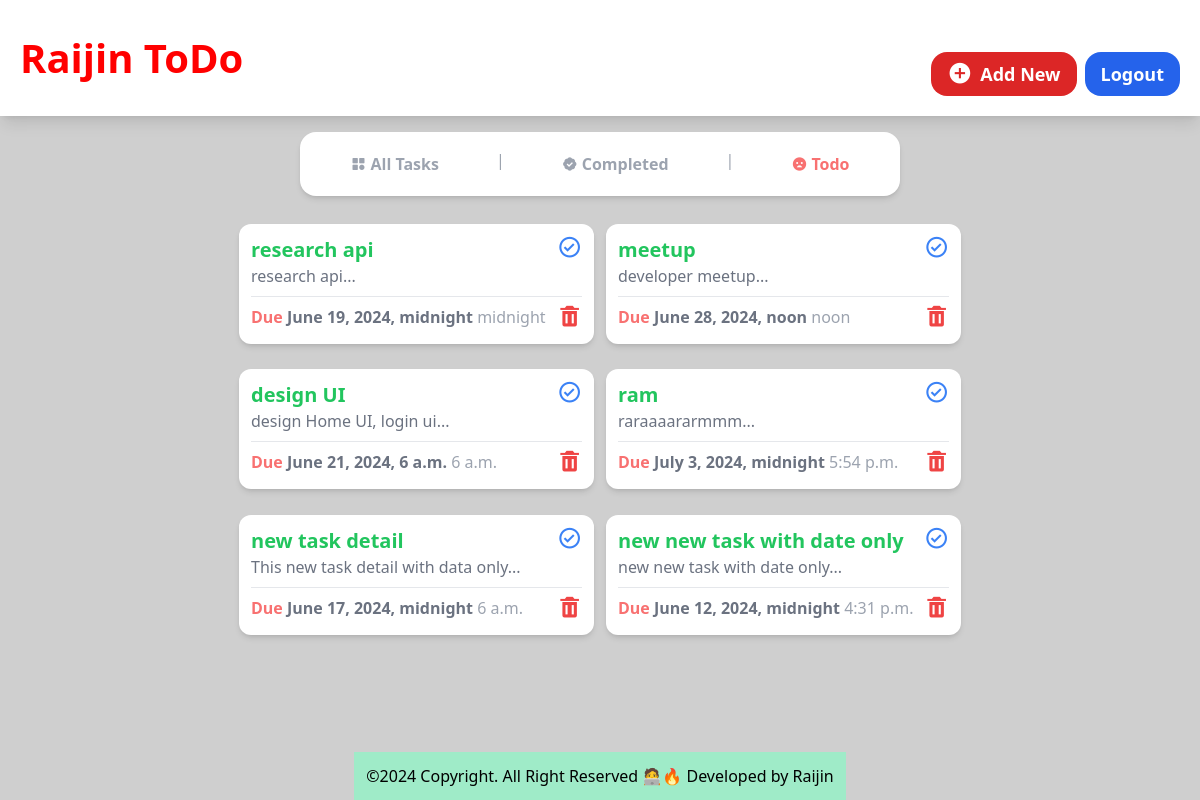
The page /todo/remaining on the database its author committed.
### tasksTodo/models.py (models this page shows, shortened)
class Task(models.Model):
    title= models.CharField(max_length=200)
    description= models.TextField(null=True, blank=True)
    due_date= models.DateField()
    due_time= models.TimeField()
    is_completed= models.BooleanField(default=False)

### tasksTodo/views.py (the view)
# urls.py: path('remaining', views.remaining_task, name='remaining_task'),
def remaining_task(request):
    remaining_task= Task.objects.filter(is_completed=False) # Get all remaining tasks from the database
    return render(request, 'remaining.html',{
        'remaining_task': remaining_task
    })

### tasksTodo/templates/remaining.html
{% include 'top_header.html'%}
  <body
    class="bg-[#cfcfcf] flex flex-col items-center justify-center gap-4 h-screen"
  >
  {% include 'add_new_header.html'%}
  {% include 'nav.html'%}
  {% block content %}
    <section
      class="flex flex-1 flex-wrap justify-center gap-3 bg-[#fff0] w-10/12 md:w-11/12 h-full mb-3 rounded-2xl p-3 overflow-y-auto scrollbar-hide"
    >
    {%for rTask in remaining_task%}
      <div
        class="w-[355px] shadow-md flex flex-col bg-white h-[120px] rounded-xl p-3"
      >
        <div class="flex flex-row justify-between">
          <div>
            <a href="{% url 'task_detail' task_id=rTask.id  %}">
              <h1 class="text-green-500 font-semibold text-xl">
                {{rTask.title}}
              </h1>
            </a>
            <p class="text-gray-500 text-md">
              {{rTask.description | slice:":35"}}...
            </p>
          </div>
          <a href="{% url 'toggle_complete'  task_id=rTask.id %}">
            <i class="bx bx-check-circle bx-sm text-blue-500"></i>
          </a>
        </div>
        <hr class="border-t border-gray-200 my-2" />
        <div class="flex flex-row justify-between">
          <h2 class="text-gray-500 font-bold">
            <span class="font-bold text-red-400">Due</span> {{rTask.due_date}} <span class="font-medium text-gray-400">{{rTask.due_time}}</span>
          </h2>
          <a href="{% url 'delete_task'  task_id=rTask.id%}">
            <i class="bx bxs-trash bx-sm text-red-500"></i>
          </a>
        </div>
      </div>
      {%endfor%}
    </section>
    {% endblock %}
{% include 'footer.html'%}

### tasksTodo/static/style.css (style rules this page uses)
html { line-height: 1.5; -webkit-text-size-adjust: 100%; -moz-tab-size: 4; -o-tab-size: 4; tab-size: 4; font-family: ui-sans-serif, system-ui, -apple-system, BlinkMacSystemFont, "Segoe UI", Roboto, "Helvetica Neue", Arial, "Noto Sans", sans-serif, "Apple Color Emoji", "Segoe UI Emoji", "Segoe UI Symbol", "Noto Color Emoji"; font-feature-settings: normal; font-variation-settings: normal; }
body { margin: 0; line-height: inherit; }
hr { height: 0; color: inherit; border-top-width: 1px; }
h1, h2, h3, h4, h5, h6 { font-size: inherit; font-weight: inherit; }
a { color: inherit; text-decoration: inherit; }
blockquote, dl, dd, h1, h2, h3, h4, h5, h6, hr, figure, p, pre { margin: 0; }
.my-2 { margin-top: 0.5rem; margin-bottom: 0.5rem; }
.mb-3 { margin-bottom: 0.75rem; }
.flex { display: flex; }
.h-\[120px\] { height: 120px; }
.h-full { height: 100%; }
.h-screen { height: 100vh; }
.w-10\/12 { width: 83.333333%; }
.w-\[355px\] { width: 355px; }
.flex-1 { flex: 1 1 0%; }
.flex-row { flex-direction: row; }
.flex-col { flex-direction: column; }
.flex-wrap { flex-wrap: wrap; }
.items-center { align-items: center; }
.justify-center { justify-content: center; }
.justify-between { justify-content: space-between; }
.gap-3 { gap: 0.75rem; }
.gap-4 { gap: 1rem; }
.overflow-y-auto { overflow-y: auto; }
.rounded-2xl { border-radius: 1rem; }
.rounded-xl { border-radius: 0.75rem; }
.border-t { border-top-width: 1px; }
.border-gray-200 { --tw-border-opacity: 1; border-color: rgb(229 231 235 / var(--tw-border-opacity)); }
.bg-\[\#cfcfcf\] { --tw-bg-opacity: 1; background-color: rgb(207 207 207 / var(--tw-bg-opacity)); }
.bg-\[\#fff0\] { background-color: #fff0; }
.bg-white { --tw-bg-opacity: 1; background-color: rgb(255 255 255 / var(--tw-bg-opacity)); }
.p-3 { padding: 0.75rem; }
.text-xl { font-size: 1.25rem; line-height: 1.75rem; }
.font-bold { font-weight: 700; }
.font-medium { font-weight: 500; }
.font-semibold { font-weight: 600; }
.text-blue-500 { --tw-text-opacity: 1; color: rgb(59 130 246 / var(--tw-text-opacity)); }
.text-gray-400 { --tw-text-opacity: 1; color: rgb(156 163 175 / var(--tw-text-opacity)); }
.text-gray-500 { --tw-text-opacity: 1; color: rgb(107 114 128 / var(--tw-text-opacity)); }
.text-green-500 { --tw-text-opacity: 1; color: rgb(34 197 94 / var(--tw-text-opacity)); }
.text-red-400 { --tw-text-opacity: 1; color: rgb(248 113 113 / var(--tw-text-opacity)); }
.text-red-500 { --tw-text-opacity: 1; color: rgb(239 68 68 / var(--tw-text-opacity)); }
.shadow-md { --tw-shadow: 0 4px 6px -1px rgb(0 0 0 / 0.1), 0 2px 4px -2px rgb(0 0 0 / 0.1); --tw-shadow-colored: 0 4px 6px -1px var(--tw-shadow-color), 0 2px 4px -2px var(--tw-shadow-color); box-shadow: var(--tw-ring-offset-shadow, 0 0 #0000), var(--tw-ring-shadow, 0 0 #0000), var(--tw-shadow); }
@media (min-width: 768px) { .md\:w-11\/12 { width: 91.666667%; } }

### rows shown on the page
Task: title "research api", description "research api", due_date "June 19, 2024, midnight", due_time "midnight"
Task: title "meetup", description "developer meetup", due_date "June 28, 2024, noon", due_time "noon"
Task: title "design UI", description "design Home UI, login ui", due_date "June 21, 2024, 6 a.m.", due_time "6 a.m."
Task: title "ram", description "raraaaararmmm", due_date "July 3, 2024, midnight", due_time "5:54 p.m."
Task: title "new task detail", description "This new task detail with data only", due_date "June 17, 2024, midnight", due_time "6 a.m."
Task: title "new new task with date only", description "new new task with date only", due_date "June 12, 2024, midnight", due_time "4:31 p.m."
